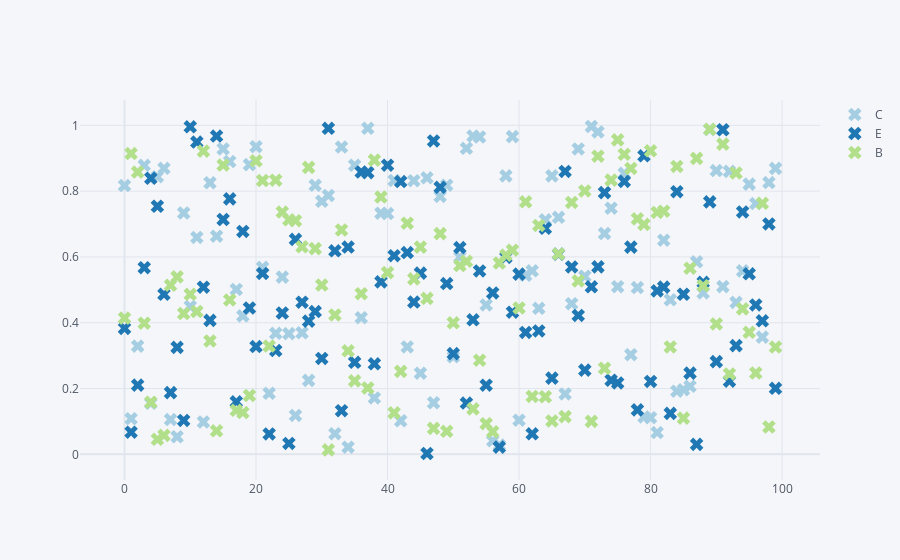

Write notebook code for a chart like this one.
### Code cell
print('What kind of plot you need , the complete data plot or columns plot')
cat = input('Press 1 for plotting all columns or press 2 for specifying columns to plot')
cat = int(cat)
main(cat)
